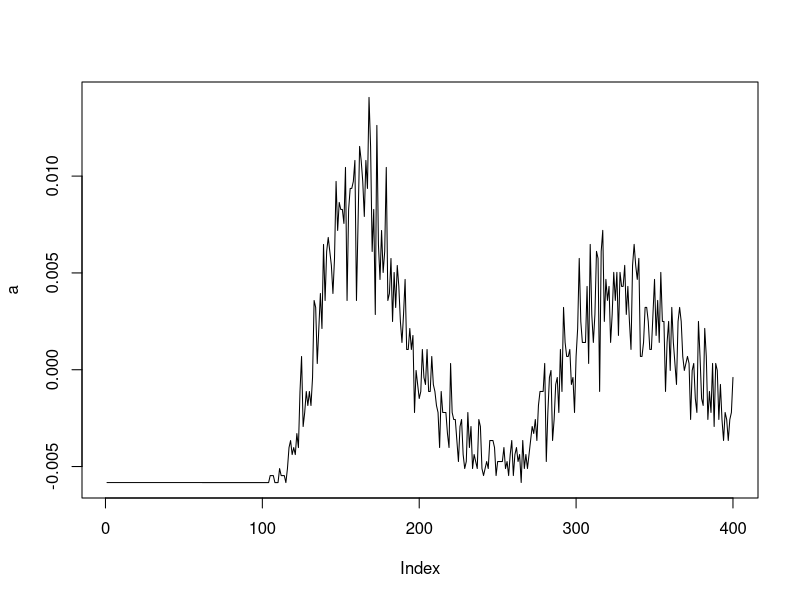

R code for this plot:
# What does the ACF and periodogram look like if there actually *is* a signal?

# It might be the case that when we add some irregularity to the signal, the ACF just doesn't really work anymore.

set.seed(3480)

minutes = 8
obs_per_second = 1000
hz = 6

total_obs = minutes * 60 * obs_per_second
# Hmm... 

# Add noise in two ways:
# 1. irregularity to the signal, so instead of being one signal firing exactly a specific frequency, it fires only at approximately that frequency every cycle, plus or minus.
hz_sd = 1 
# 2. random firing.
signal_noise_ratio = 1

n_expected_spikes = minutes * 60 * hz
random_hz = rnorm(2 * n_expected_spikes, mean = hz, sd = hz_sd)
spike_locations = obs_per_second / random_hz
spike_locations = round(cumsum(spike_locations))
spike_locations = spike_locations[spike_locations < total_obs]

signal = rep(0, times = total_obs)
signal[spike_locations] = 1

x = signal

# The ones are so sparse I'm not going to worry about converting those to 0's
if(FALSE){

noise = sample.int(n, size = signal_noise_ratio * total_ones)
x[noise] = 1
}

a = acf(x, lag.max = 400, plot = FALSE)
a = a$acf[-1]
plot(a, type = "l")

